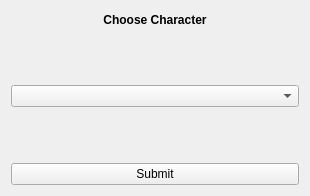
<?xml version="1.0" encoding="UTF-8"?>
<ui version="4.0">
 <class>load_char_form</class>
 <widget class="QWidget" name="load_char_form">
  <property name="geometry">
   <rect>
    <x>0</x>
    <y>0</y>
    <width>310</width>
    <height>196</height>
   </rect>
  </property>
  <property name="windowTitle">
   <string>Form</string>
  </property>
  <layout class="QGridLayout" name="gridLayout">
   <item row="0" column="0">
    <widget class="QLabel" name="choose_character_header">
     <property name="font">
      <font>
       <pointsize>9</pointsize>
       <weight>75</weight>
       <bold>true</bold>
      </font>
     </property>
     <property name="text">
      <string>Choose Character</string>
     </property>
     <property name="alignment">
      <set>Qt::AlignCenter</set>
     </property>
    </widget>
   </item>
   <item row="8" column="0">
    <widget class="QPushButton" name="char_submit">
     <property name="text">
      <string>Submit</string>
     </property>
    </widget>
   </item>
   <item row="1" column="0" rowspan="7">
    <widget class="QComboBox" name="character_choices_box"/>
   </item>
  </layout>
 </widget>
 <resources/>
 <connections/>
</ui>
